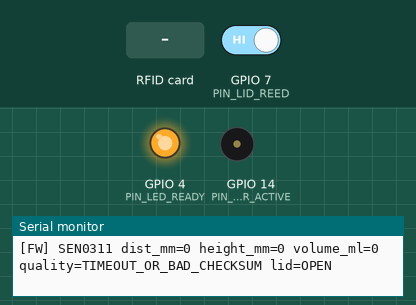
This sketch was run on a simulated ESP32-S3. On the bench: output pins drawn as LEDs (lit = HIGH), buzzer (waves = sounding, pin HIGH), the last lines printed to the serial monitor. The inputs (shaded band) are chosen by the test bench; at power-on: GPIO 7 (PIN_LID_REED) HIGH.

Above: at 1.5 s.
1.6 s: GPIO 7 (PIN_LID_REED) driven LOW
At 2.2 s:
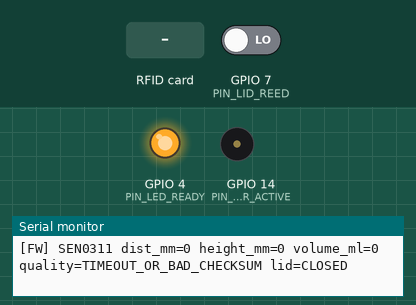
4.0 s: RFID card 5E 7A 19 C4 held to the reader
At 5.1 s:
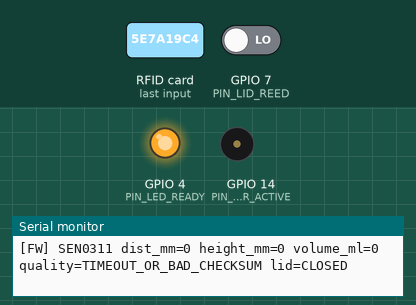
5.5 s: GPIO 7 (PIN_LID_REED) driven HIGH
At 6.3 s:
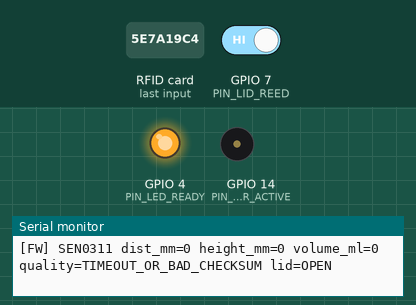
Timing chart, 0 to 14.5 s (numbered marks = the images above; inputs shaded):
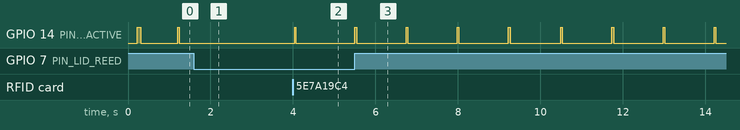

The sketch:

fuelguard_esp32_firmware.ino
```cpp
/*
 * FuelGuard — Firmware Oficial de Bancada Real (ESP32-S3)
 * Repositório: https://github.com/Gustavo-prog0612/fuelguard-virtual.git
 *
 * Hardware Canônico:
 *   - Microcontrolador: ESP32-S3 DevKitC-1-N8R8 v1.1 (Dual-Core Xtensa 240MHz, 3.3V CMOS)
 *   - Sensor de Nível: DFRobot SEN0311 / A02YYUW (IP67, UART 9600 8N1)
 *       * Pino 1 VCC -> 3.3V
 *       * Pino 2 GND -> GND
 *       * Pino 3 RX/MODE -> 3.3V (Fixo em nível alto para modo processado contínuo)
 *       * Pino 4 TX -> GPIO16 (ESP32 UART1 RX)
 *   - Leitor RFID/NFC: ELECHOUSE PN532 V4 (Interface SPI 4 fios, DIP: CH1=OFF, CH2=ON)
 *       * SCK  -> GPIO12
 *       * MISO -> GPIO13
 *       * MOSI -> GPIO11
 *       * SS   -> GPIO10
 *       * VCC  -> 3.3V, GND -> GND
 *   - Sensor de Tampa: MC-38 Reed Switch NO (Normalmente Aberto com ímã)
 *       * Sinal -> GPIO7 (com INPUT_PULLUP interno ativado)
 *       * Retorno -> GND
 *   - LED Indicador: Kingbright WP7113GD verde 5mm
 *       * Anodo -> Resistor R3 (220Ω) -> GPIO4
 *       * Catodo -> GND
 *   - Buzzer Ativo: Same Sky CMI-1295IC-0385T (30mA máx.)
 *       * NOTA DE PROTEÇÃO: Acionado via Transistor NPN Q1 (2N2222A) para não exceder
 *         a corrente máxima do pino GPIO do ESP32-S3 (12mA máx. recomendado):
 *         GPIO14 -> R_BASE (1kΩ) -> Base de Q1
 *         Coletor de Q1 -> Terminal (-) do Buzzer
 *         Emissor de Q1 -> GND comum
 *         Terminal (+) do Buzzer -> +3.3V
 *   - Tanque Paramétrico: FG-TANK-5L-CYL-R1 (Cilindro acrílico Ø200mm x 160mm)
 *       * Equação de volume exata: V = π * r² * h (onde r = 100mm)
 */

#include <Arduino.h>
#include <SPI.h>
#include <Adafruit_PN532.h>

// ── Pinos Canônicos ──────────────────────────────────────────────────────────
static constexpr uint8_t PIN_LED_READY      = 4;
static constexpr uint8_t PIN_LID_REED       = 7;
static constexpr uint8_t PIN_PN532_CS       = 10;
static constexpr uint8_t PIN_PN532_MOSI     = 11;
static constexpr uint8_t PIN_PN532_SCK      = 12;
static constexpr uint8_t PIN_PN532_MISO     = 13;
static constexpr uint8_t PIN_BUZZER_ACTIVE  = 14;  // Dirige a Base de Q1 (2N2222A) via 1kΩ
static constexpr uint8_t PIN_LEVEL_UART_RX  = 16;  // RX da UART1 conectado ao TX do SEN0311

// ── Geometria do Tanque Cilíndrico FG-TANK-5L-CYL-R1 ─────────────────────────
static constexpr uint16_t TANK_INTERNAL_DIAMETER_MM = 200;
static constexpr uint16_t TANK_INTERNAL_HEIGHT_MM   = 160;
static constexpr uint16_t SENSOR_BLIND_ZONE_MM      = 30;
static constexpr uint16_t OPERATIONAL_MIN_VOLUME_ML = 1000;
static constexpr uint16_t OPERATIONAL_MAX_VOLUME_ML = 4084;
static constexpr double   TANK_RADIUS_MM            = 100.0;
static constexpr double   PI_CONST                  = 3.14159265358979323846;

// ── Objetos de Hardware ──────────────────────────────────────────────────────
HardwareSerial LevelSerial(1);
Adafruit_PN532 nfc(PIN_PN532_SCK, PIN_PN532_MISO, PIN_PN532_MOSI, PIN_PN532_CS);

// ── Estrutura de Leitura de Nível ────────────────────────────────────────────
struct LevelReading {
  bool     valid;
  uint16_t distanceMm;
  uint16_t waterHeightMm;
  uint16_t volumeMl;
};

// ── Leitura e Validação do Protocolo Binário do DFRobot SEN0311 ──────────────
// Frame de 4 bytes: 0xFF + Data_High + Data_Low + Checksum
static bool readSen0311Frame(LevelReading &reading) {
  reading = { false, 0, 0, 0 };
  while (LevelSerial.available() >= 4) {
    if (LevelSerial.peek() != 0xFF) {
      LevelSerial.read(); // Descarta byte de sincronia corrompido
      continue;
    }

    const uint8_t header   = static_cast<uint8_t>(LevelSerial.read());
    const uint8_t dataHigh = static_cast<uint8_t>(LevelSerial.read());
    const uint8_t dataLow  = static_cast<uint8_t>(LevelSerial.read());
    const uint8_t checksum = static_cast<uint8_t>(LevelSerial.read());

    // Verificação de Checksum: soma dos 3 primeiros bytes truncada em 8 bits
    if (static_cast<uint8_t>(header + dataHigh + dataLow) != checksum) {
      continue;
    }

    const uint16_t distanceMm = (static_cast<uint16_t>(dataHigh) << 8) | dataLow;
    if (distanceMm < SENSOR_BLIND_ZONE_MM || distanceMm > 4500) {
      continue;
    }

    // Altura da coluna d'água = Altura do tanque - distância do sensor
    const int32_t heightMm = static_cast<int32_t>(TANK_INTERNAL_HEIGHT_MM) - distanceMm;
    const uint16_t clampedHeightMm = static_cast<uint16_t>(constrain(heightMm, 0, TANK_INTERNAL_HEIGHT_MM));

    // Fórmula volumétrica para cilindro: V = π * r² * h (em mm³ / 1000 = mL)
    const double volumeMlExact = (PI_CONST * TANK_RADIUS_MM * TANK_RADIUS_MM * clampedHeightMm) / 1000.0;
    const uint32_t volumeMl = static_cast<uint32_t>(volumeMlExact + 0.5);

    reading = {
      true,
      distanceMm,
      clampedHeightMm,
      static_cast<uint16_t>(min<uint32_t>(volumeMl, 5026))
    };
    return true;
  }
  return false;
}

// ── Classificação de Qualidade da Medição ────────────────────────────────────
static const char *qualityFor(const LevelReading &reading) {
  if (!reading.valid) return "TIMEOUT_OR_BAD_CHECKSUM";
  if (reading.volumeMl < OPERATIONAL_MIN_VOLUME_ML || reading.volumeMl > OPERATIONAL_MAX_VOLUME_ML) {
    return "OUTSIDE_OPERATIONAL_1_TO_4L";
  }
  return "VALID_PARAMETRIC_WATER_BASELINE";
}

// ── Rotina de Inicialização ──────────────────────────────────────────────────
void setup() {
  Serial.begin(115200);
  delay(200);

  Serial.println(F("=================================================="));
  Serial.println(F("  FuelGuard — Central de Controle ESP32-S3"));
  Serial.println(F("  Firmware Canônico de Bancada Real v2.0"));
  Serial.println(F("=================================================="));

  // 1. Configuração dos GPIOs de sinal e controle
  pinMode(PIN_LED_READY, OUTPUT);
  pinMode(PIN_LID_REED, INPUT_PULLUP);
  pinMode(PIN_BUZZER_ACTIVE, OUTPUT);

  digitalWrite(PIN_LED_READY, LOW);
  digitalWrite(PIN_BUZZER_ACTIVE, LOW);

  // 2. Inicialização da UART1 para o sensor SEN0311 (RX no GPIO16)
  // O pino RX do sensor está fixo em +3.3V no hardware para modo processado.
  LevelSerial.begin(9600, SERIAL_8N1, PIN_LEVEL_UART_RX, -1);
  Serial.println(F("[INIT] UART1 SEN0311 iniciada a 9600 baud (RX=GPIO16)."));

  // 3. Inicialização do Leitor RFID PN532 via SPI
  nfc.begin();
  uint32_t versiondata = nfc.getFirmwareVersion();
  if (!versiondata) {
    Serial.println(F("[WARN] PN532 não detectado no barramento SPI. Verifique DIP (CH1=OFF, CH2=ON)."));
  } else {
    Serial.printf("[INIT] PN532 detectado! Chip: PN5%02X, Firmware rev: %d.%d\r\n",
                  (versiondata >> 24) & 0xFF,
                  (versiondata >> 16) & 0xFF,
                  (versiondata >> 8) & 0xFF);
    // Configura o módulo para ler tags ISO14443A (Mifare)
    nfc.SAMConfig();
    Serial.println(F("[INIT] PN532 configurado e pronto para leitura de tags Mifare."));
  }

  // 4. Sinalização de Inicialização Bem-Sucedida (Beep curto + LED ON)
  digitalWrite(PIN_BUZZER_ACTIVE, HIGH);
  delay(80);
  digitalWrite(PIN_BUZZER_ACTIVE, LOW);
  digitalWrite(PIN_LED_READY, HIGH);

  Serial.println(F("[STATUS] Sistema pronto e monitorando em tempo real."));
}

// ── Loop de Execução Contínua ────────────────────────────────────────────────
void loop() {
  static uint32_t lastReportMs = 0;
  static uint32_t lastBeepMs   = 0;
  static uint32_t lastRfidMs   = 0;
  static LevelReading lastReading = { false, 0, 0, 0 };

  // 1. Processa frames UART do sensor ultrassônico
  LevelReading current;
  if (readSen0311Frame(current)) {
    lastReading = current;
  }

  // 2. Monitora estado do sensor magnético de tampa (MC-38 NO)
  // Com o ímã alinhado (tampa fechada), o contato fecha para GND -> LOW
  const bool lidClosed = (digitalRead(PIN_LID_REED) == LOW);

  // Alarme sonoro intermitente caso a tampa seja aberta
  if (!lidClosed && (millis() - lastBeepMs > 1200)) {
    digitalWrite(PIN_BUZZER_ACTIVE, HIGH);
    delay(40);
    digitalWrite(PIN_BUZZER_ACTIVE, LOW);
    lastBeepMs = millis();
  }

  // 3. Varredura não bloqueante de tags RFID a cada 400ms
  if (millis() - lastRfidMs >= 400) {
    lastRfidMs = millis();
    uint8_t uid[7];
    uint8_t uidLength;
    // Timeout curto de 25ms para não travar a leitura do sensor
    if (nfc.readPassiveTargetID(PN532_MIFARE_ISO14443A, uid, &uidLength, 25)) {
      digitalWrite(PIN_BUZZER_ACTIVE, HIGH);
      delay(30);
      digitalWrite(PIN_BUZZER_ACTIVE, LOW);

      Serial.print(F("[RFID] Tag detectada! UID: "));
      for (uint8_t i = 0; i < uidLength; i++) {
        Serial.printf("%02X ", uid[i]);
      }
      Serial.printf("(Tam: %d bytes)\r\n", uidLength);
    }
  }

  // 4. Emissão periódica de telemetria a cada 500ms
  if (millis() - lastReportMs >= 500) {
    lastReportMs = millis();
    Serial.printf("[FW] SEN0311 dist_mm=%u height_mm=%u volume_ml=%u quality=%s lid=%s\r\n",
                  lastReading.distanceMm,
                  lastReading.waterHeightMm,
                  lastReading.volumeMl,
                  qualityFor(lastReading),
                  lidClosed ? "CLOSED" : "OPEN");
  }
}
```

Measured:
- after the input at 1.6 s, GPIO 14 (PIN_BUZZER_ACTIVE): stops changing and stays LOW
- after the input at 4.0 s, GPIO 14 (PIN_BUZZER_ACTIVE): LOW → HIGH at once, → LOW 0.03 s later
- after the input at 5.5 s, GPIO 14 (PIN_BUZZER_ACTIVE): alternates HIGH for 0.04 s and LOW for 1.2 s, starting at once
